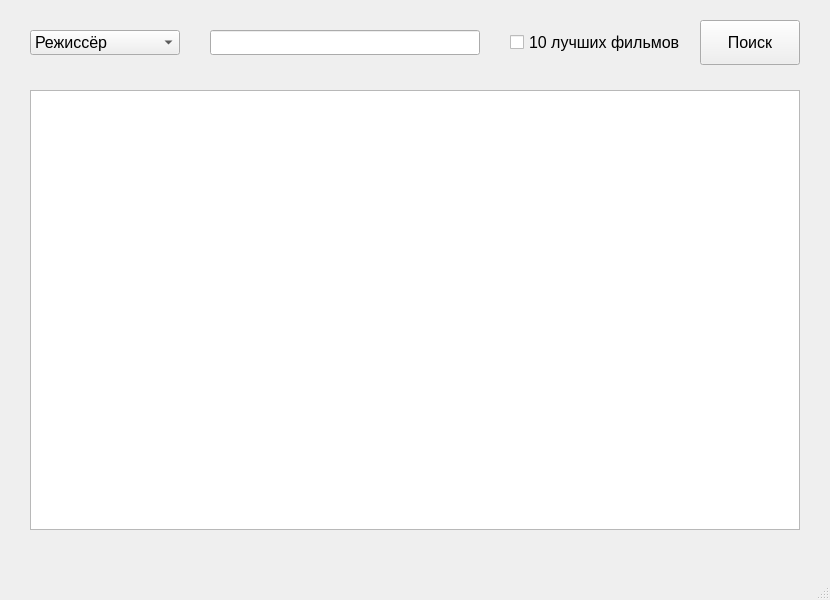
<?xml version="1.0" encoding="UTF-8"?>
<ui version="4.0">
 <class>MainWindow</class>
 <widget class="QMainWindow" name="MainWindow">
  <property name="geometry">
   <rect>
    <x>0</x>
    <y>0</y>
    <width>830</width>
    <height>600</height>
   </rect>
  </property>
  <property name="windowTitle">
   <string>MainWindow</string>
  </property>
  <widget class="QWidget" name="centralwidget">
   <widget class="QCheckBox" name="checkBox">
    <property name="geometry">
     <rect>
      <x>510</x>
      <y>30</y>
      <width>170</width>
      <height>25</height>
     </rect>
    </property>
    <property name="font">
     <font>
      <pointsize>12</pointsize>
     </font>
    </property>
    <property name="text">
     <string>10 лучших фильмов</string>
    </property>
   </widget>
   <widget class="QPushButton" name="btn">
    <property name="geometry">
     <rect>
      <x>700</x>
      <y>20</y>
      <width>100</width>
      <height>45</height>
     </rect>
    </property>
    <property name="font">
     <font>
      <pointsize>12</pointsize>
     </font>
    </property>
    <property name="text">
     <string>Поиск</string>
    </property>
   </widget>
   <widget class="QTableWidget" name="tableWidget">
    <property name="geometry">
     <rect>
      <x>30</x>
      <y>90</y>
      <width>770</width>
      <height>440</height>
     </rect>
    </property>
   </widget>
   <widget class="QComboBox" name="comboBox">
    <property name="geometry">
     <rect>
      <x>30</x>
      <y>30</y>
      <width>150</width>
      <height>25</height>
     </rect>
    </property>
    <property name="font">
     <font>
      <pointsize>12</pointsize>
     </font>
    </property>
    <item>
     <property name="text">
      <string>Режиссёр</string>
     </property>
    </item>
    <item>
     <property name="text">
      <string>Жанр</string>
     </property>
    </item>
    <item>
     <property name="text">
      <string>Год</string>
     </property>
    </item>
    <item>
     <property name="text">
      <string>Название</string>
     </property>
    </item>
   </widget>
   <widget class="QLineEdit" name="lineEdit">
    <property name="geometry">
     <rect>
      <x>210</x>
      <y>30</y>
      <width>270</width>
      <height>25</height>
     </rect>
    </property>
    <property name="font">
     <font>
      <pointsize>12</pointsize>
     </font>
    </property>
   </widget>
  </widget>
  <widget class="QMenuBar" name="menubar">
   <property name="geometry">
    <rect>
     <x>0</x>
     <y>0</y>
     <width>830</width>
     <height>21</height>
    </rect>
   </property>
  </widget>
  <widget class="QStatusBar" name="statusbar"/>
 </widget>
 <resources/>
 <connections/>
</ui>
